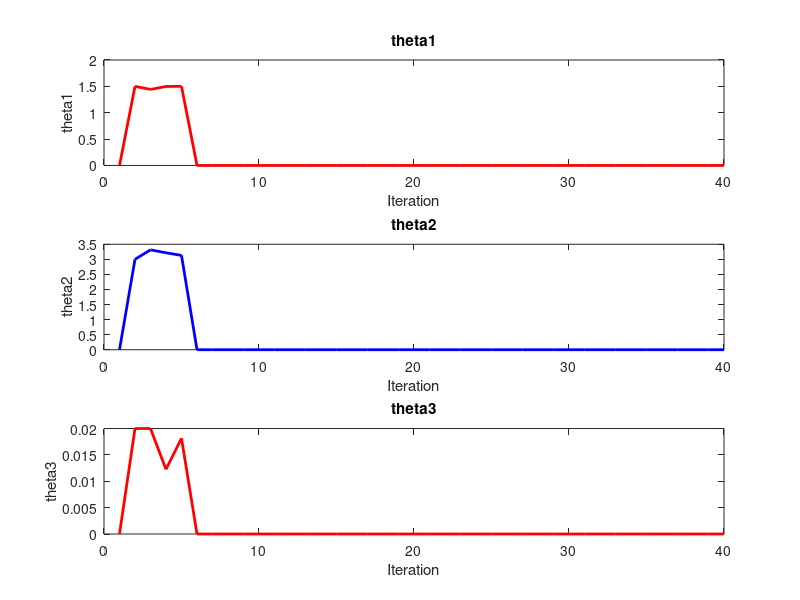

MATLAB code for this plot:
clear;
clc;

%% Parameters
N=40;
p=3; % Size of Q and C matrices

% Intialization
x=zeros(p,N);
x_hat = zeros(p, N);
theta_hat = zeros(p, N);
theta_tilde=zeros(p,N);
omega = zeros(p,p, N);
e = zeros(p, N);
eta = zeros(p, N);
Q = zeros(p, p, N);
C = zeros(p, N);
K = 1;  % Correction factor

% Intial Conditions
x_hat(:,1) = [1;2;3];  % True state
u=[-0.1 ; 0.1 ; 0.2];
A=[-0.01 ; 0; -0.01]';
e(1)=0.4;
eta(1)=e(1);
theta=[1.5 , 3 , 0.02]';

%% Simulation
for k=1:N-1
    F=[u(3) ; 0.01*x(3,k)*u(1) ; u(2)];
    G=[x(3,k) , 0 , 0 ; 0 , -x(1,k) , 0 ; 0 , 0 , x(2,k)];
    x(:,k+1)=A*x(:,k) + F + G*theta;
end

for k = 1:N
    F=[u(3) ; 0.01*x(3,k)*u(1) ; u(2)];
    G=[x(3,k) , 0 , 0 ; 0 , -x(1,k) , 0 ; 0 , 0 , x(2,k)];
    
    % Output filter update (Equation 3)
    omega(:,:, k+1) = omega(:,:, k) + G - K * omega(:,:, k);

    % State predictor (Equation 2)
    x_hat(:, k+1) = A*x_hat(:, k) + F + G * theta_hat(:, k+1) ...
                    + K * e(:, k) - omega(:,:, k) * (theta_hat(:, k) - theta_hat(:,k+1)) ...
                    + K * omega(:,:, k) * (theta_hat(:, k) - theta_hat(:,k+1));

    % State estimation error
    e(:, k+1) = x_hat(:,k+1)-x(:,k+1);

    % Update law (Equation 6)
    eta(:, k+1) = eta(:, k) - K * eta(:, k);

    % Auxiliary variable (Equation 5)
    theta_tilde(:,k+1) = (e(:, k+1) - eta(:, k+1))\omega(:,:, k+1);

    theta_hat(:,k+1) = theta - theta_tilde(:, k+1);
    % Matrices Q and C update (Equations 7 and 8)
    Q(:, :, k+1) = Q(:, :, k) + omega(:,:, k)' * omega(:,:, k);
    C(:, k+1) = C(:, k) + omega(:,:, k)' * (omega(:,:, k) * theta_hat(:, k) + e(:, k) - eta(:, k));

    % Check if Q_N is invertible (Equation 9)
    Q_N = Q(:, :, k+1);
    if det(Q_N)~=0
        % Parameter calculation using Lemma 3.1 (Equation 11)
        theta_estimate = Q_N \ C(:,k+1);
        disp('Estimated Parameters:');
        disp(theta_estimate);
        
        figure;
        subplot(3, 1, 1);
        plot(1:N, theta_hat(1,:), 'r', 'LineWidth', 2);
        title('theta1');
        xlabel('Iteration');
        ylabel('theta1');
        
        subplot(3, 1, 2);
        plot(1:N, theta_hat(2,:), 'b', 'LineWidth', 2);
        title('theta2');
        xlabel('Iteration');
        ylabel('theta2');
        
        subplot(3, 1, 3);
        plot(1:N, theta_hat(3,:), 'r', 'LineWidth', 2);
        title('theta3');
        xlabel('Iteration');
        ylabel('theta3');

        break;
    end
end

if k==N
disp('Q_N is not invertible. Cannot calculate parameters.');
end